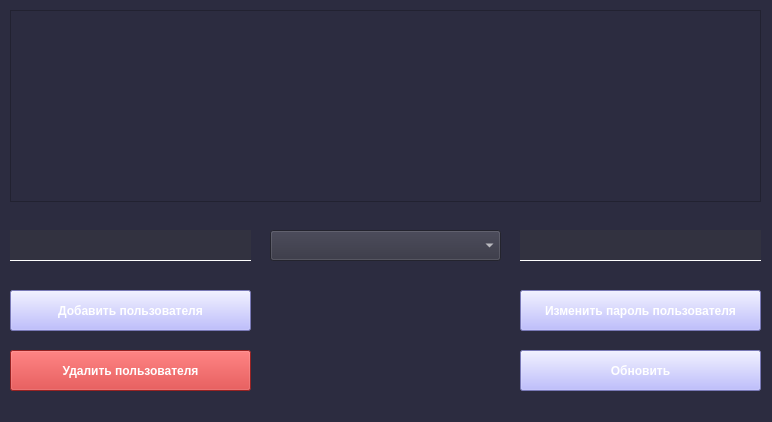
<?xml version="1.0" encoding="UTF-8"?>
<ui version="4.0">
 <class>MainWindow</class>
 <widget class="QMainWindow" name="MainWindow">
  <property name="geometry">
   <rect>
    <x>0</x>
    <y>0</y>
    <width>772</width>
    <height>422</height>
   </rect>
  </property>
  <property name="windowTitle">
   <string>Окно суперпользователя</string>
  </property>
  <property name="styleSheet">
   <string notr="true">QWidget{
	background-color: rgb(44, 44, 64);
}
QPushButton{
	font: 75 9pt &quot;MS Shell Dlg 2&quot;;
	background-color: rgb(170, 170, 255);
	color: rgb(255, 255, 255);
	font-weight: bold
}
QPushButton#delete_btn{
	background-color: rgb(211, 47, 47);
	font: 75 9pt &quot;MS Shell Dlg 2&quot;;
	font-weight: bold

}
QLabel{
	
	color: rgb(255, 255, 255);
}
QLineEdit{
	border: 1px solid rgb(255, 255, 255);
	border-top-color: rgba(255, 255, 255, 0);
	border-right-color: rgba(255, 255, 255, 0);
	border-left-color: rgba(255, 255, 255, 0);
	background-color: rgb(50, 50, 64);
	color: rgb(255, 255, 255);
}
QLabel#inf_lbl{
	font-weight: bold
}
QComboBox{
	background-color: rgb(50, 50, 64);
	color: rgb(255, 255, 255);
}
QTableWidget{
	color:rgb(255, 255, 255);
}</string>
  </property>
  <widget class="QWidget" name="centralwidget">
   <widget class="QTableWidget" name="tableWidget">
    <property name="geometry">
     <rect>
      <x>10</x>
      <y>10</y>
      <width>751</width>
      <height>192</height>
     </rect>
    </property>
   </widget>
   <widget class="QPushButton" name="refresh_tbl">
    <property name="geometry">
     <rect>
      <x>520</x>
      <y>350</y>
      <width>241</width>
      <height>41</height>
     </rect>
    </property>
    <property name="text">
     <string>Обновить</string>
    </property>
   </widget>
   <widget class="QPushButton" name="insert_btn">
    <property name="geometry">
     <rect>
      <x>10</x>
      <y>290</y>
      <width>241</width>
      <height>41</height>
     </rect>
    </property>
    <property name="text">
     <string>Добавить пользователя</string>
    </property>
   </widget>
   <widget class="QPushButton" name="delete_btn">
    <property name="geometry">
     <rect>
      <x>10</x>
      <y>350</y>
      <width>241</width>
      <height>41</height>
     </rect>
    </property>
    <property name="text">
     <string>Удалить пользователя</string>
    </property>
   </widget>
   <widget class="QPushButton" name="update_btn">
    <property name="geometry">
     <rect>
      <x>520</x>
      <y>290</y>
      <width>241</width>
      <height>41</height>
     </rect>
    </property>
    <property name="text">
     <string>Изменить пароль пользователя</string>
    </property>
   </widget>
   <widget class="QComboBox" name="lgn_box">
    <property name="geometry">
     <rect>
      <x>270</x>
      <y>230</y>
      <width>231</width>
      <height>31</height>
     </rect>
    </property>
   </widget>
   <widget class="QLineEdit" name="pwd_line">
    <property name="geometry">
     <rect>
      <x>520</x>
      <y>230</y>
      <width>241</width>
      <height>31</height>
     </rect>
    </property>
   </widget>
   <widget class="QLineEdit" name="lgn_line">
    <property name="geometry">
     <rect>
      <x>10</x>
      <y>230</y>
      <width>241</width>
      <height>31</height>
     </rect>
    </property>
   </widget>
  </widget>
 </widget>
 <resources/>
 <connections/>
</ui>
